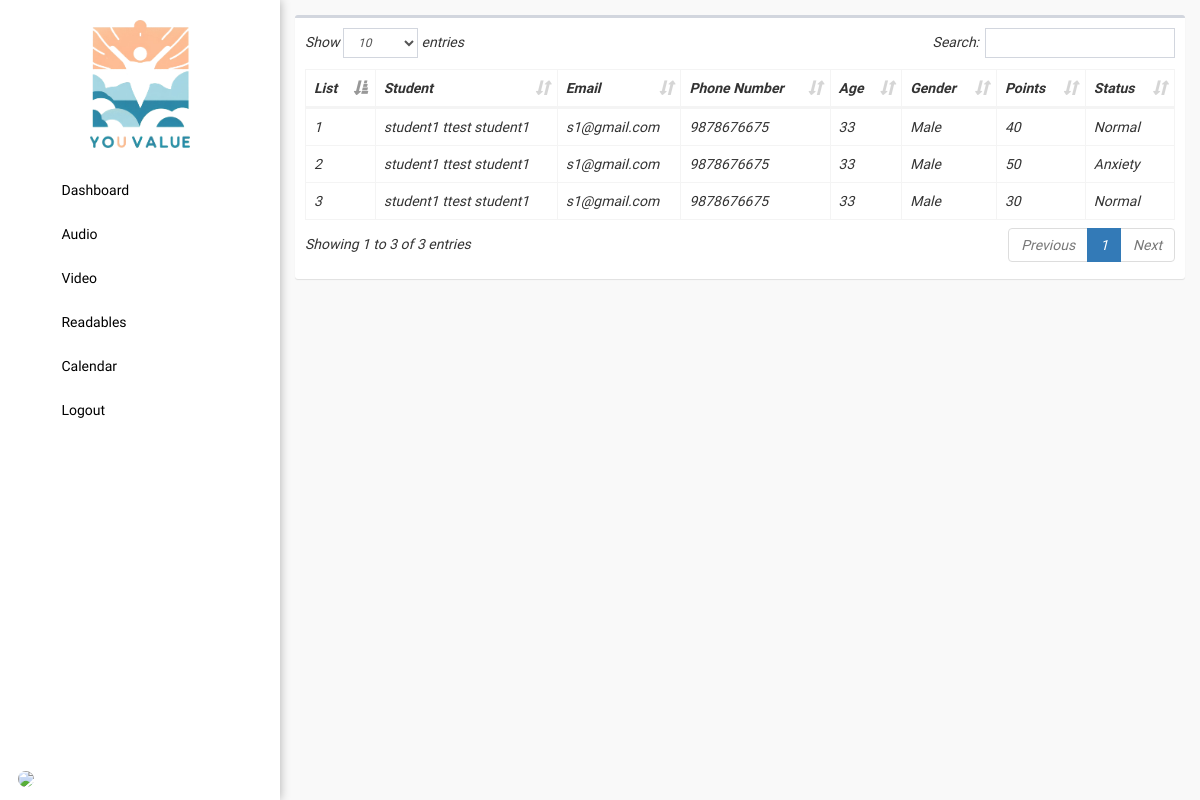
Before: /admin/students.php with the older database file.
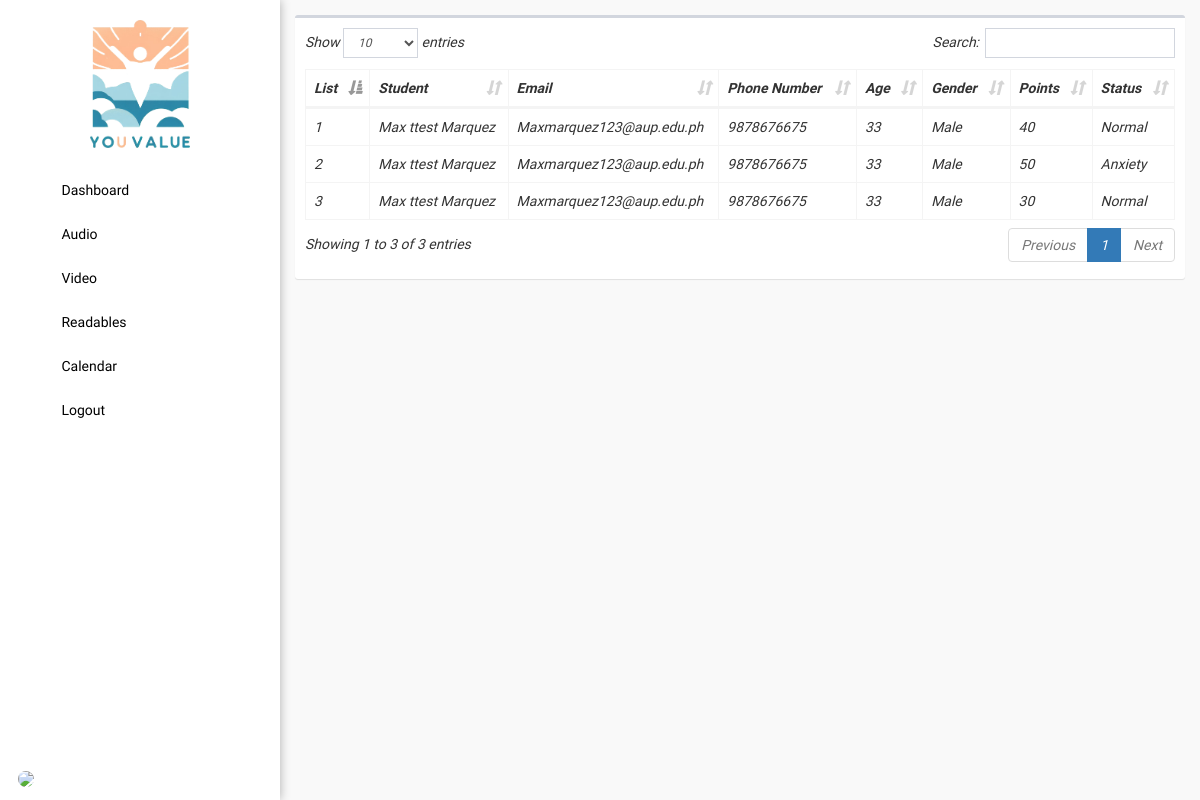
After: the same page with the newer database file.
### tables this page shows
CREATE TABLE `scores` (
  `id` int(11) NOT NULL,
  `code` text NOT NULL,
  `users_id` int(11) NOT NULL,
  `score` int(11) NOT NULL,
  `date` datetime NOT NULL DEFAULT current_timestamp()
);

CREATE TABLE `users` (
  `id` int(11) NOT NULL,
  `img` text NOT NULL,
  `firstname` text NOT NULL,
  `lastname` text NOT NULL,
  `middlename` text NOT NULL,
  `phone_number` text NOT NULL,
  `age` text NOT NULL,
  `gender` text NOT NULL,
  `email` text NOT NULL,
  `password` text NOT NULL,
  `passwordtxt` text NOT NULL,
  `contact` text NOT NULL,
  `address` text NOT NULL,
  `code` int(11) NOT NULL,
  `type` int(1) NOT NULL COMMENT '0=student,1=faculty,2=admin',
  `datetake` date NOT NULL DEFAULT current_timestamp(),
  `totaltake` tinyint(1) NOT NULL
);

### config/config.php (called while the page is built, shortened)
<?php
class Connection{
	private $servername = "localhost";
	private $username = "root";
	private $password = "";
	private $dbname = "youvalue";
	public function conn(){
		try {
		$this->dsn = "mysql:host=".$this->servername.";dbname=".$this->dbname;
		$this->pdo = new PDO($this->dsn, $this->username, $this->password);
		$this->pdo->setAttribute(PDO::ATTR_ERRMODE, PDO::ERRMODE_EXCEPTION);
		$this->pdo->setAttribute(PDO::ATTR_DEFAULT_FETCH_MODE, PDO::FETCH_ASSOC);
		return $this->pdo;
		} catch (Exception $e) {
			echo 'error'. $e->getmessage();
		}
	}
}
?>

### admin/students.php (the view, shortened to what this page needs)
<?php
  include '../config/config.php';
  class data extends Connection{
    public function managedata(){
?>
<!DOCTYPE html>
<html>
<head><?php include 'head.php'; ?></head>
<body class="hold-transition skin-blue sidebar-mini">
  <div class="wrapper">
    <?php include 'sidebar.php'; ?>
    <div class="content-wrapper" style="height: 100vh;background-color: #f9f9f9;overflow-y: auto;">
      <section class="content">
        <div class="row">
          <div class="col-xs-12">
            <div class="box">
              <div class="box-body table-responsive">
                <table id="example1" class="table table-bordered">
                  <thead>
                    <th>List</th>
                    <th>Student</th>
                    <th>Email</th>
                    <th>Phone Number</th>
                    <th>Age</th>
                    <th>Gender</th>
                    <th>Points</th>
                    <th>Status</th>
                  </thead>
                  <tbody>
                    <?php $sql = "SELECT * FROM users INNER JOIN scores ON users.id=scores.users_id";
                    $stmt = $this->conn()->query($sql);
                    $id = 1;
                    while ($row = $stmt->fetch()) { ?>
                      <tr>
                        <td><?php echo $id; ?></td>
                        <td><?php echo $row['firstname'] ?> <?php echo $row['middlename'] ?> <?php echo $row['lastname'] ?></td>
                        <td><?php echo $row['email'] ?></td>
                        <td><?php echo $row['phone_number'] ?></td>
                        <td><?php echo $row['age'] ?></td>
                        <td><?php echo $row['gender'] ?></td>
                        <td><?php echo $row['score'] ?></td>
                        <td>
                          <?php if ($row['score'] >= 1 && $row['score'] <= 49) {
                            echo "Normal";
                          }else if ($row['score'] >= 50 && $row['score'] <= 69) {
                            echo "Anxiety";
                          }else if ($row['score'] >= 70 && $row['score'] <= 90) {
                            echo "Depressed";
                          } ?>
                        </td>
                      </tr>
                    <?php $id++; } ?>
                  </tbody>
                </table>
              </div>
            </div>
          </div>
        </div>
      </section>
    </div>
  </div>
</body>
</html>
<?php } } $data = new data(); $data->managedata(); ?>

### admin/head.php (shortened to what this page needs)
<link rel="stylesheet" href="../bower_components/bootstrap/dist/css/bootstrap.min.css">
<link rel="stylesheet" href="../bower_components/font-awesome/css/font-awesome.min.css">
<link rel="stylesheet" href="../dist/css/AdminLTE.min.css">
<link rel="stylesheet" href="../bower_components/datatables.net-bs/css/dataTables.bootstrap.min.css">
<link rel="stylesheet" href="../bower_components/bootstrap-datepicker/dist/css/bootstrap-datepicker.min.css">
<link rel="stylesheet" href="../dist/css/skins/_all-skins.min.css">

### admin/sidebar.php (shortened to what this page needs)
<aside class="main-sidebar" style="padding-top: unset;">
  <section class="sidebar">
    <ul class="sidebar-menu" data-widget="tree">
      <li style="background: #fff;color: #fff;text-align: center;padding: 20px;">
      <img src="../images/logo.png" width="100px"></li>
      <li><a href="dashboard.php"><i class="fa fa-dashboard"></i> <span>Dashboard</span></a></li>
      <?php if($_SESSION['type'] == 0 || $_SESSION['type'] == 2): ?>
        <li><a href="audio.php"><i class="fas fa-volume-up"></i> <span>Audio</span></a></li>
        <li><a href="video.php"><i class="fas fa-video"></i> <span>Video</span></a></li>
        <li><a href="readables.php"><i class="fas fa-file"></i> <span>Readables</span></a></li>
      <?php endif; ?>
      <?php if($_SESSION['type'] == 0): ?>
        <li><a href="calendar.php"><i class="far fa-calendar"></i> <span>Calendar</span></a></li>
      <?php endif; ?>
      <li><a href="../logout.php"><i class="fa fa-sign-out"></i> <span>Logout</span></a></li>
    </ul>
    <ul class="sidebar-menu" style="position: absolute;bottom: 0;">
      <li>
        <?php
        $sql = "SELECT * FROM users WHERE id = '".$_SESSION['id']."'";
        $stmt = $this->conn()->query($sql);
        $row = $stmt->fetch();
        ?>
        <a href="#profile" data-toggle="modal" id="updateprofile"
        data-firstname="<?= $row['firstname'] ?>"
        data-users_id="<?= $row['id'] ?>"
        data-lastname="<?= $row['lastname'] ?>"
        data-phone_number="<?= $row['phone_number'] ?>"
        data-age="<?= $row['age'] ?>"
        data-gender="<?= $row['gender'] ?>"
        data-email="<?= $row['email'] ?>"
        data-password="<?= $row['passwordtxt'] ?>"><img src="../images/<?php echo $row['img'] ?>" width="30px" style="border-radius: 50%;"> <span><?php echo $row['firstname'] ?> <?php echo $row['lastname'] ?></span> <i></a>
      </li>
    </ul>
  </section>
</aside>

### admin/sidebar.php (style rules this page uses)
.main-sidebar a { color:#000 !important; }

Changed rows visible on the page:
changed through a linked row, scores (number 1 of 3 on the later page): users.firstname "student1" → "Max"; users.lastname "student1" → "Marquez"; users.email "s1@gmail.com" → "Maxmarquez123@aup.edu.ph"
changed through a linked row, scores (number 2 of 3 on the later page): users.firstname "student1" → "Max"; users.lastname "student1" → "Marquez"; users.email "s1@gmail.com" → "Maxmarquez123@aup.edu.ph"
changed through a linked row, scores (number 3 of 3 on the later page): users.firstname "student1" → "Max"; users.lastname "student1" → "Marquez"; users.email "s1@gmail.com" → "Maxmarquez123@aup.edu.ph"
